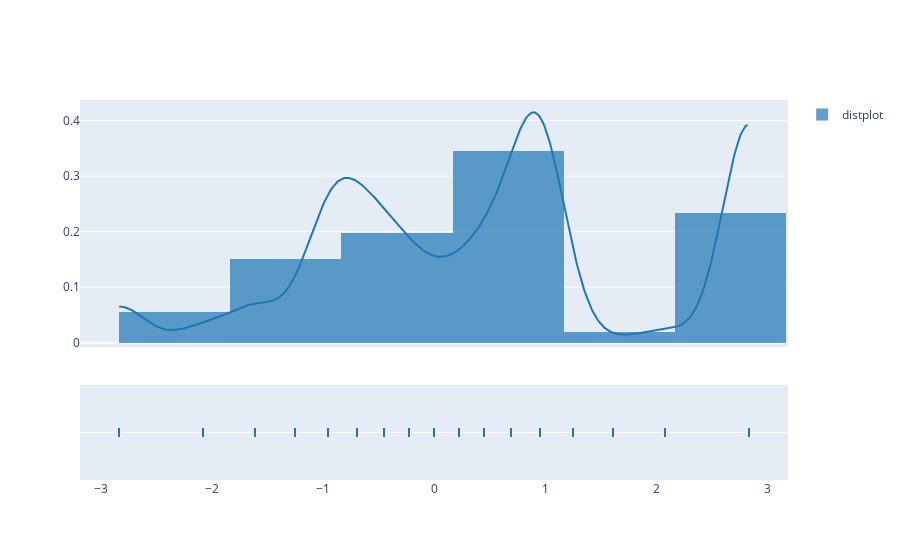

The notebook cell this image was saved under:
### Code cell
import plotly.figure_factory as ff
hist_data = [logit_values]
group_labels = ['distplot'] # name of the dataset

fig = ff.create_distplot(hist_data, group_labels)
fig.show()

### Figure 1 — Plotly figure (JSON) as saved in the notebook; plotly's stock layout.template omitted (floating-point values rounded to 4 significant figures; data arrays with more than 128 entries replaced by an {"elided": "..."} marker saying what was removed)
{"data": [{"autobinx": false, "histnorm": "probability density", "legendgroup": "distplot", "marker": {"color": "rgb(31, 119, 180)"}, "name": "distplot", "opacity": 0.7, "type": "histogram", "x": {"elided": "12870 float values"}, "xaxis": "x", "xbins": {"end": 2.833, "size": 1, "start": -2.833}, "yaxis": "y"}, {"legendgroup": "distplot", "marker": {"color": "rgb(31, 119, 180)"}, "mode": "lines", "name": "distplot", "showlegend": false, "type": "scatter", "x": {"elided": "500 float values"}, "xaxis": "x", "y": {"elided": "500 float values"}, "yaxis": "y"}, {"legendgroup": "distplot", "marker": {"color": "rgb(31, 119, 180)", "symbol": "line-ns-open"}, "mode": "markers", "name": "distplot", "showlegend": false, "type": "scatter", "x": {"elided": "12870 float values"}, "xaxis": "x", "y": {"elided": "12870 str values"}, "yaxis": "y2"}], "layout": {"barmode": "overlay", "hovermode": "closest", "legend": {"traceorder": "reversed"}, "xaxis": {"anchor": "y2", "domain": [0, 1], "zeroline": false}, "yaxis": {"anchor": "free", "domain": [0.35, 1], "position": 0}, "yaxis2": {"anchor": "x", "domain": [0, 0.25], "dtick": 1, "showticklabels": false}}}
